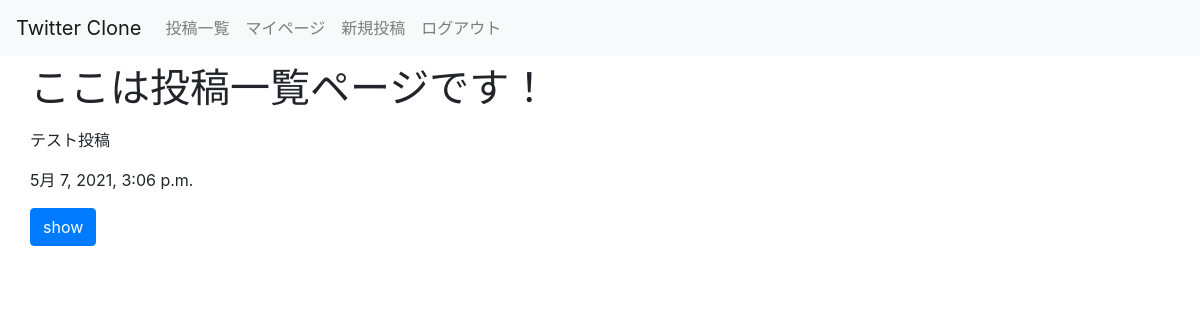
The page / (signed in) on the database as committed earlier.
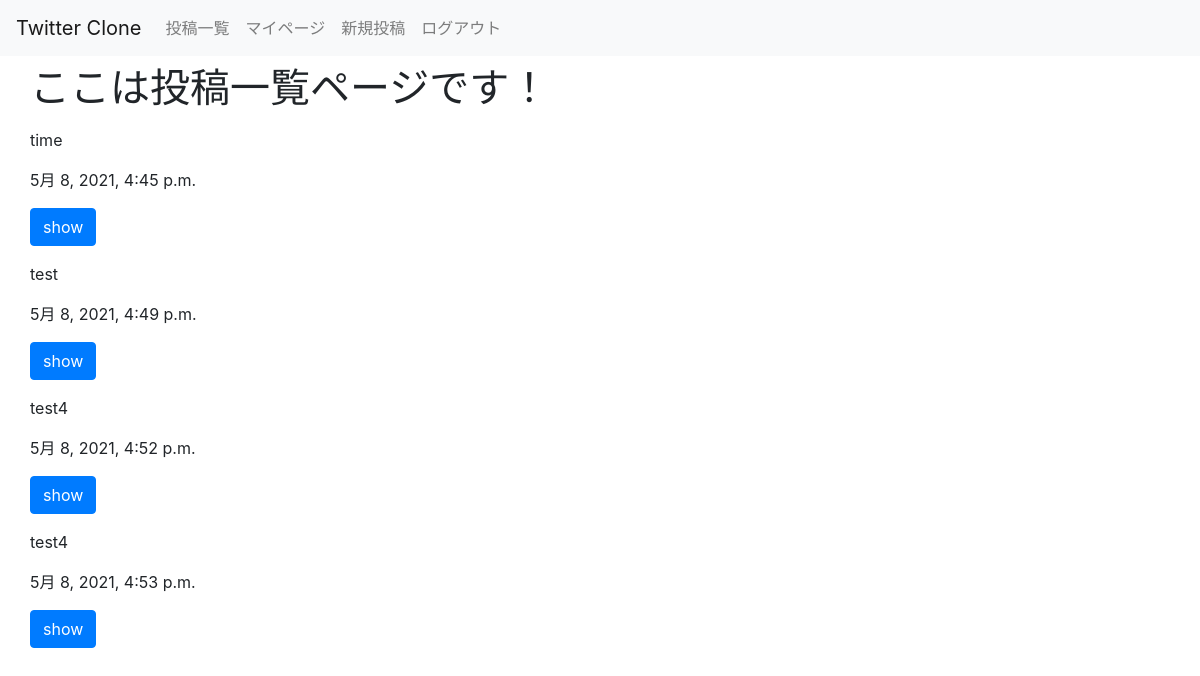
The same page on the database as committed later.
### post/models.py (models this page shows, shortened)
class Post(models.Model):
    user = models.ForeignKey(get_user_model(), on_delete=models.CASCADE)
    text = models.CharField(max_length=140)
    pub_date = models.DateTimeField(auto_now_add=True)
    last_modify = models.DateTimeField(auto_now=True)
    like = models.IntegerField(default=0)

### post/views.py (the view)
# urls.py: path('', views.index, name='index'),
@login_required
def index(request):
    context = {"posts" : Post.objects.all().order_by('id')}
    return render(request, 'post/index.html', context)

### post/templates/post/index.html (shortened to what this page needs)
{% extends "base.html" %}
{% block content %}
  <div class="row">
    <div class="col-xs-8">
    <h1>ここは投稿一覧ページです！</h1>
    {% for post in posts %}
      <div class="postbox">
        <div class="textbox">
          <p>{{post.text}}</p>
        </div>
        <div class="time">
          <p>{{post.pub_date}}</p>
        </div>
        <a href="{% url 'show' post.pk %}" class="btn btn-primary">show</a>
      </div>
    {% endfor %}
    </div>
  </div>
{% endblock content %}

### post/templates/base.html (shortened to what this page needs)
{% load static %}
<!DOCTYPE html>
<html lang="ja">
<head>
  <link rel="stylesheet" href="{% static '/post/css/bootstrap.min.css' %}">
</head>
<body>
  <header>
  <nav class="navbar navbar-expand-lg navbar-light bg-light">
  <a class="navbar-brand" href="#">Twitter Clone</a>
  <div class="collapse navbar-collapse" id="navbarNavAltMarkup">
    <div class="navbar-nav">
      {% if request.user.is_authenticated %}
        <a class="nav-item nav-link" href="{% url 'index' %}">投稿一覧</a>
        <a class="nav-item nav-link" href="{% url 'profile' %}">マイページ</a>
        <a class="nav-item nav-link" href="{% url 'new' %}">新規投稿</a>
        <a class="nav-item nav-link" href="{% url 'logout' %}">ログアウト</a>
      {% else %}
        <a class="nav-item nav-link" href="{% url 'login' %}">ログイン</a>
        <a class="nav-item nav-link" href="{% url 'signup' %}">ユーザー登録</a>
      {% endif %}
    </div>
  </div>
  </header>
  <div class="container mt-2">
    {% block content %}{% endblock %}
  </div>
</body>
</html>

Rows that differ between the two databases and show on the page:
removed Post: text "テスト投稿", pub_date "5月 7, 2021, 3:06 p.m."
added Post: text "time", pub_date "5月 8, 2021, 4:45 p.m."
added Post: text "test", pub_date "5月 8, 2021, 4:49 p.m."
added Post: text "test4", pub_date "5月 8, 2021, 4:52 p.m."
added Post: text "test4", pub_date "5月 8, 2021, 4:53 p.m."
